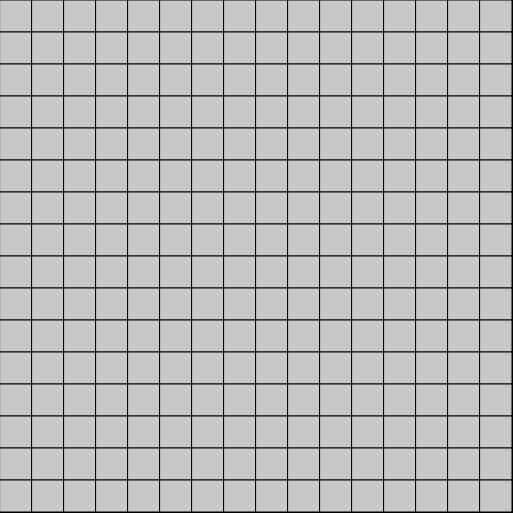
Frame 1 (no input)
Frame 60 (no input): identical to frame 1, image omitted
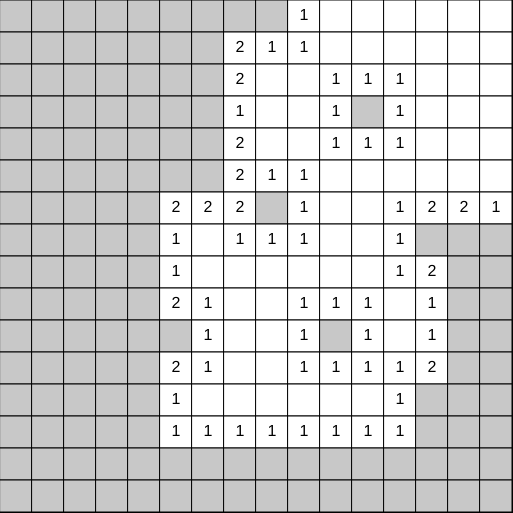
Frame 120 (the mouse pressed at the canvas centre since frame 60)

The p5.js sketch that drew these frames (run headless with seeded random() and noise() and a simulated clock; from frame 60 on, the mouse is pressed at the canvas centre):

// p5.js sketch
// ── sketch.js
var board;

const SPOT_SIZE = 32;
const ROWS = 16;
const COLS = 16;

function setup() {
	createCanvas(ROWS * SPOT_SIZE + 1, COLS * SPOT_SIZE + 1);

	createBoard();
}

function draw() {
	background(0);

	for(var r = 0; r < ROWS; r++) {
		var x = r * SPOT_SIZE;

		for(var c = 0; c < COLS; c++) {
			var spot = board[r][c];
			
			var y = c * SPOT_SIZE;

			if(spot.revealed) {
				fill(255);
				stroke(0);
				rect(x, y, SPOT_SIZE, SPOT_SIZE);

				if(spot.mine) {
					fill(0);
					stroke(0, 0);
					ellipse(x + SPOT_SIZE / 2, y + SPOT_SIZE / 2, SPOT_SIZE / 2, SPOT_SIZE / 2);
				}else if(spot.neighbors != 0) {
					fill(0);
					stroke(0, 0);
					textSize(SPOT_SIZE / 2);
					textAlign(CENTER, CENTER);
					text(spot.neighbors, x + SPOT_SIZE / 2, y + SPOT_SIZE / 2);
				}
			}else{
				fill(200);
				stroke(0);
				rect(x, y, SPOT_SIZE, SPOT_SIZE);

				if(spot.flag) {
					fill(255, 0, 0);
					stroke(0, 0);

					triangle(x + SPOT_SIZE / 4, y + 2, x + SPOT_SIZE * 3 / 4, y + SPOT_SIZE / 4, x + SPOT_SIZE / 4, y + SPOT_SIZE / 2);

					stroke(255, 0, 0);
					strokeWeight(2);
					line(x + SPOT_SIZE / 4 + 1, y + SPOT_SIZE / 2, x + SPOT_SIZE / 4 + 1, y + SPOT_SIZE - 4);
					strokeWeight(1);
				}
			}
		}
	}
}

function mousePressed() {
	if(mouseButton == "left") {
		var spot = board[floor(mouseX / SPOT_SIZE)][floor(mouseY / SPOT_SIZE)];
		if(spot && !spot.flag) {
			spot.reveal();
		}
	}else if(mouseButton == "center") {
		var spot = board[floor(mouseX / SPOT_SIZE)][floor(mouseY / SPOT_SIZE)];
		spot.flag = !spot.flag;
	}
}

function gameOver() {
	for(var r = 0; r < ROWS; r++) {
		for(var c = 0; c < COLS; c++) {
			board[r][c].revealed = true;
		}
	}
}

function createBoard() {
	board = new Array(ROWS);

	for(var r = 0; r < ROWS; r++) {
		board[r] = new Array(COLS);
		for(var c = 0; c < COLS; c++) {
			board[r][c] = new Spot(r, c);
		}
	}

	for(var r = 0; r < ROWS; r++) {
		for(var c = 0; c < COLS; c++) {
			board[r][c].calculateNeighbors();
		}
	}
}

function Spot(row, col) {
	this.row = row;
	this.col = col;
	this.mine = random() < 0.1;
	this.revealed = false;
	this.flag = false;
	this.neighbors;
}

Spot.prototype.calculateNeighbors = function() {
	this.neighbors = 0;

	for(var dr = -1; dr <= 1; dr++) {
		var row = this.row + dr;
		if(row < 0 || row >= ROWS) continue;

		for(var dc = -1; dc <= 1; dc++) {
			if(dr == 0 && dc == 0) continue;

			var col = this.col + dc;
			if(col < 0 || col >= COLS) continue;

			if(board[row][col].mine)
				this.neighbors++;
		}
	}
}

Spot.prototype.reveal = function() {
	if(this.revealed) return;

	this.revealed = true;

	if(!this.mine) {
		if(this.neighbors == 0) {
			for(var dr = -1; dr <= 1; dr++) {
				var row = this.row + dr;
				if(row < 0 || row >= ROWS) continue;

				for(var dc = -1; dc <= 1; dc++) {
					if(dr == 0 && dc == 0) continue;

					var col = this.col + dc;
					if(col < 0 || col >= COLS) continue;

					board[row][col].reveal();
				}
			}
		}
	}else{
		gameOver();
	}
}
